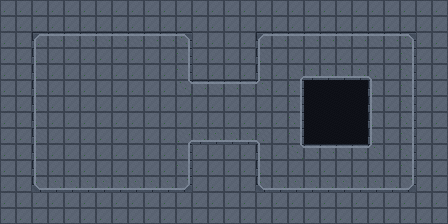

A 2D game scene composited from a Tiled map and its tileset images. What follows is a short description and the map's XML, with every tile layer's data as written:
An orthogonal 28x14 tile map with 16x16 px tiles, 2 tile layers (Floor, Walls).

<map version="1.11" tiledversion="1.12.2" orientation="orthogonal" renderorder="right-down" width="28" height="14" tilewidth="16" tileheight="16" infinite="0" nextlayerid="4" nextobjectid="1">
 <tileset firstgid="1" source="retro-dungeon-wang.tsx" />
 <layer id="1" name="Floor" width="28" height="14">
  <data encoding="csv">
21,21,21,21,21,21,21,21,21,21,21,21,21,21,21,21,21,21,21,21,21,21,21,21,21,21,21,21,
21,21,21,21,21,21,21,21,21,21,21,21,21,21,21,21,21,21,21,21,21,21,21,21,21,21,21,21,
21,21,21,21,21,21,21,21,21,21,21,21,21,21,21,21,21,21,21,21,21,21,21,21,21,21,21,21,
21,21,21,21,21,21,21,21,21,21,21,21,21,21,21,21,21,21,21,21,21,21,21,21,21,21,21,21,
21,21,21,21,21,21,21,21,21,21,21,21,21,21,21,21,21,21,21,21,21,21,21,21,21,21,21,21,
21,21,21,21,21,21,21,21,21,21,21,21,21,21,21,21,21,21,21,21,21,21,21,21,21,21,21,21,
21,21,21,21,21,21,21,21,21,21,21,21,21,21,21,21,21,21,21,21,21,21,21,21,21,21,21,21,
21,21,21,21,21,21,21,21,21,21,21,21,21,21,21,21,21,21,21,21,21,21,21,21,21,21,21,21,
21,21,21,21,21,21,21,21,21,21,21,21,21,21,21,21,21,21,21,21,21,21,21,21,21,21,21,21,
21,21,21,21,21,21,21,21,21,21,21,21,21,21,21,21,21,21,21,21,21,21,21,21,21,21,21,21,
21,21,21,21,21,21,21,21,21,21,21,21,21,21,21,21,21,21,21,21,21,21,21,21,21,21,21,21,
21,21,21,21,21,21,21,21,21,21,21,21,21,21,21,21,21,21,21,21,21,21,21,21,21,21,21,21,
21,21,21,21,21,21,21,21,21,21,21,21,21,21,21,21,21,21,21,21,21,21,21,21,21,21,21,21,
21,21,21,21,21,21,21,21,21,21,21,21,21,21,21,21,21,21,21,21,21,21,21,21,21,21,21,21
</data>
 </layer>
 <layer id="2" name="Walls" width="28" height="14">
  <data encoding="csv">
0,0,0,0,0,0,0,0,0,0,0,0,0,0,0,0,0,0,0,0,0,0,0,0,0,0,0,0,
0,0,0,0,0,0,0,0,0,0,0,0,0,0,0,0,0,0,0,0,0,0,0,0,0,0,0,0,
0,0,2,6,6,6,6,6,6,6,6,5,0,0,0,0,2,6,6,6,6,6,6,6,6,5,0,0,
0,0,3,21,21,21,21,21,21,21,21,15,0,0,0,0,3,21,21,21,21,21,21,21,21,15,0,0,
0,0,3,21,21,21,21,21,21,21,21,15,0,0,0,0,3,21,17,11,11,11,11,13,21,15,0,0,
0,0,3,21,21,21,21,21,21,21,21,20,6,6,6,6,8,21,15,22,22,22,22,3,21,15,0,0,
0,0,3,21,21,21,21,21,21,21,21,21,21,21,21,21,21,21,15,22,22,22,22,3,21,15,0,0,
0,0,3,21,21,21,21,21,21,21,21,21,21,21,21,21,21,21,15,22,22,22,22,3,21,15,0,0,
0,0,3,21,21,21,21,21,21,21,21,17,11,11,11,11,13,21,15,22,22,22,22,3,21,15,0,0,
0,0,3,21,21,21,21,21,21,21,21,15,0,0,0,0,3,21,20,6,6,6,6,8,21,15,0,0,
0,0,3,21,21,21,21,21,21,21,21,15,0,0,0,0,3,21,21,21,21,21,21,21,21,15,0,0,
0,0,1,11,11,11,11,11,11,11,11,10,0,0,0,0,1,11,11,11,11,11,11,11,11,10,0,0,
0,0,0,0,0,0,0,0,0,0,0,0,0,0,0,0,0,0,0,0,0,0,0,0,0,0,0,0,
0,0,0,0,0,0,0,0,0,0,0,0,0,0,0,0,0,0,0,0,0,0,0,0,0,0,0,0
</data>
 </layer>
 <objectgroup id="3" name="Objects" />
</map>
